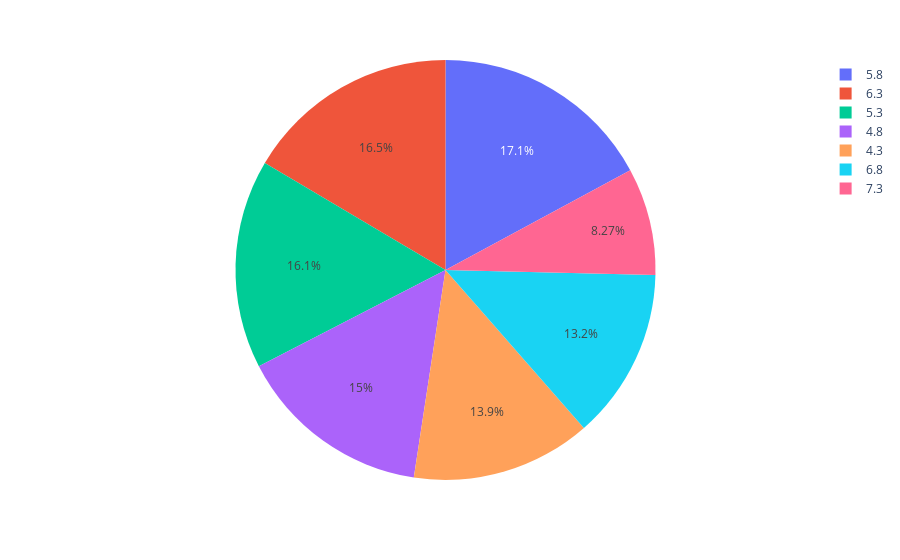

This figure's notebook cell:
### Code cell
create_structure_pie_chart('Hoa',4.3,7.9)

### Figure 1 — Plotly figure (JSON) as saved in the notebook; plotly's stock layout.template omitted (floating-point values rounded to 4 significant figures)
{"data": [{"domain": {"x": [0, 1], "y": [0, 1]}, "hovertemplate": "Points=%{label}<br>Numbers of student=%{value}<extra></extra>", "labels": [4.3, 4.8, 5.3, 5.8, 6.3, 6.8, 7.3], "legendgroup": "", "name": "", "showlegend": true, "type": "pie", "values": [27529, 29797, 31956, 33986, 32734, 26134, 16412]}], "layout": {"legend": {"tracegroupgap": 0}, "margin": {"t": 60}}}
